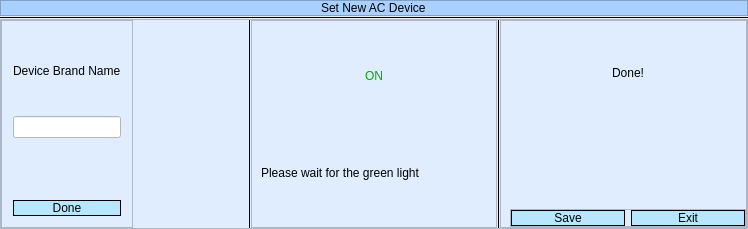
<?xml version="1.0" encoding="UTF-8"?>
<ui version="4.0">
 <class>Form</class>
 <widget class="QWidget" name="Form">
  <property name="geometry">
   <rect>
    <x>0</x>
    <y>0</y>
    <width>748</width>
    <height>229</height>
   </rect>
  </property>
  <property name="windowTitle">
   <string>Form</string>
  </property>
  <layout class="QVBoxLayout" name="verticalLayout">
   <property name="spacing">
    <number>0</number>
   </property>
   <property name="leftMargin">
    <number>0</number>
   </property>
   <property name="topMargin">
    <number>0</number>
   </property>
   <property name="rightMargin">
    <number>0</number>
   </property>
   <property name="bottomMargin">
    <number>0</number>
   </property>
   <item alignment="Qt::AlignTop">
    <widget class="QFrame" name="frame">
     <property name="sizePolicy">
      <sizepolicy hsizetype="Preferred" vsizetype="Expanding">
       <horstretch>0</horstretch>
       <verstretch>0</verstretch>
      </sizepolicy>
     </property>
     <property name="styleSheet">
      <string notr="true">#frame{
background-color: rgb(169, 208, 255);
}


#frame QLabel#label
{
	font: 16pt &quot;Times New Roman&quot;;
}
</string>
     </property>
     <property name="frameShape">
      <enum>QFrame::StyledPanel</enum>
     </property>
     <property name="frameShadow">
      <enum>QFrame::Raised</enum>
     </property>
     <layout class="QVBoxLayout" name="verticalLayout_2">
      <property name="leftMargin">
       <number>0</number>
      </property>
      <property name="topMargin">
       <number>0</number>
      </property>
      <property name="rightMargin">
       <number>0</number>
      </property>
      <property name="bottomMargin">
       <number>0</number>
      </property>
      <item alignment="Qt::AlignHCenter">
       <widget class="QLabel" name="label">
        <property name="text">
         <string>Set New AC Device</string>
        </property>
       </widget>
      </item>
     </layout>
    </widget>
   </item>
   <item>
    <widget class="Line" name="line">
     <property name="frameShadow">
      <enum>QFrame::Plain</enum>
     </property>
     <property name="orientation">
      <enum>Qt::Horizontal</enum>
     </property>
    </widget>
   </item>
   <item>
    <widget class="QFrame" name="frame_2">
     <property name="sizePolicy">
      <sizepolicy hsizetype="Preferred" vsizetype="Expanding">
       <horstretch>0</horstretch>
       <verstretch>0</verstretch>
      </sizepolicy>
     </property>
     <property name="styleSheet">
      <string notr="true">background-color: rgb(224, 237, 255);</string>
     </property>
     <property name="frameShape">
      <enum>QFrame::StyledPanel</enum>
     </property>
     <property name="frameShadow">
      <enum>QFrame::Raised</enum>
     </property>
     <layout class="QHBoxLayout" name="horizontalLayout">
      <property name="spacing">
       <number>0</number>
      </property>
      <property name="leftMargin">
       <number>0</number>
      </property>
      <property name="topMargin">
       <number>0</number>
      </property>
      <property name="rightMargin">
       <number>0</number>
      </property>
      <property name="bottomMargin">
       <number>0</number>
      </property>
      <item alignment="Qt::AlignLeft">
       <widget class="QFrame" name="nameFrame">
        <property name="styleSheet">
         <string notr="true">QLabel#label_3
{
	font: 16pt &quot;Times New Roman&quot;;
}

QLineEdit{
	background-color: rgb(255, 255, 255);
}

#nameFrame QPushButton
{
	font: 15pt &quot;Times New Roman&quot;;
	font-color: black;
	background: rgb(183, 230, 255);
	border-radius: 10px;
	border: 1px solid;
}

#nameFrame QPushButton::hover
{
	background: rgb(183, 230, 0);
}

#nameFrame QPushButton::pressed
{
	background: rgb(100, 150, 0);
}
</string>
        </property>
        <property name="frameShape">
         <enum>QFrame::StyledPanel</enum>
        </property>
        <property name="frameShadow">
         <enum>QFrame::Raised</enum>
        </property>
        <layout class="QVBoxLayout" name="verticalLayout_3">
         <property name="leftMargin">
          <number>11</number>
         </property>
         <property name="topMargin">
          <number>11</number>
         </property>
         <property name="rightMargin">
          <number>11</number>
         </property>
         <property name="bottomMargin">
          <number>11</number>
         </property>
         <item alignment="Qt::AlignHCenter|Qt::AlignVCenter">
          <widget class="QLabel" name="label_3">
           <property name="text">
            <string>Device Brand Name</string>
           </property>
          </widget>
         </item>
         <item alignment="Qt::AlignTop">
          <widget class="QLineEdit" name="CustomizeBrandNameLineEdit"/>
         </item>
         <item>
          <widget class="QPushButton" name="DoneNameGivingPushButton">
           <property name="text">
            <string>Done</string>
           </property>
          </widget>
         </item>
        </layout>
       </widget>
      </item>
      <item>
       <widget class="Line" name="line_2">
        <property name="frameShadow">
         <enum>QFrame::Plain</enum>
        </property>
        <property name="orientation">
         <enum>Qt::Vertical</enum>
        </property>
       </widget>
      </item>
      <item>
       <widget class="QFrame" name="recordingFrame">
        <property name="styleSheet">
         <string notr="true">QLabel#commandLabel
{
	font: 16pt &quot;Times New Roman&quot;;
	color: rgb(0, 170, 0);
}

QLabel#instructionsLabel
{
	font: 12pt &quot;Times New Roman&quot;;
}</string>
        </property>
        <property name="frameShape">
         <enum>QFrame::StyledPanel</enum>
        </property>
        <property name="frameShadow">
         <enum>QFrame::Raised</enum>
        </property>
        <layout class="QVBoxLayout" name="verticalLayout_5">
         <item alignment="Qt::AlignHCenter">
          <widget class="QLabel" name="commandLabel">
           <property name="text">
            <string>ON</string>
           </property>
          </widget>
         </item>
         <item>
          <widget class="QLabel" name="instructionsLabel">
           <property name="text">
            <string>Please wait for the green light</string>
           </property>
           <property name="wordWrap">
            <bool>true</bool>
           </property>
          </widget>
         </item>
        </layout>
       </widget>
      </item>
      <item>
       <widget class="Line" name="line_3">
        <property name="frameShadow">
         <enum>QFrame::Plain</enum>
        </property>
        <property name="orientation">
         <enum>Qt::Vertical</enum>
        </property>
       </widget>
      </item>
      <item>
       <widget class="QFrame" name="finishFrame">
        <property name="styleSheet">
         <string notr="true">QLabel#label_4
{
	font: 20pt &quot;Times New Roman&quot;;
}
</string>
        </property>
        <property name="frameShape">
         <enum>QFrame::StyledPanel</enum>
        </property>
        <property name="frameShadow">
         <enum>QFrame::Raised</enum>
        </property>
        <layout class="QVBoxLayout" name="verticalLayout_4">
         <property name="spacing">
          <number>0</number>
         </property>
         <property name="topMargin">
          <number>0</number>
         </property>
         <property name="rightMargin">
          <number>0</number>
         </property>
         <property name="bottomMargin">
          <number>0</number>
         </property>
         <item alignment="Qt::AlignHCenter">
          <widget class="QLabel" name="label_4">
           <property name="text">
            <string>Done!</string>
           </property>
          </widget>
         </item>
         <item alignment="Qt::AlignBottom">
          <widget class="QFrame" name="frame_6">
           <property name="styleSheet">
            <string notr="true">#frame_6 QPushButton
{
	font: 15pt &quot;Times New Roman&quot;;
	font-color: black;
	background: rgb(183, 230, 255);
	border-radius: 10px;
	border: 1px solid;
}

#frame_6 QPushButton::hover
{
	background: rgb(183, 230, 0);
}

#frame_6 QPushButton::pressed
{
	background: rgb(100, 150, 0);
}
</string>
           </property>
           <property name="frameShape">
            <enum>QFrame::StyledPanel</enum>
           </property>
           <property name="frameShadow">
            <enum>QFrame::Raised</enum>
           </property>
           <layout class="QHBoxLayout" name="horizontalLayout_2">
            <property name="leftMargin">
             <number>0</number>
            </property>
            <property name="topMargin">
             <number>0</number>
            </property>
            <property name="rightMargin">
             <number>0</number>
            </property>
            <property name="bottomMargin">
             <number>0</number>
            </property>
            <item>
             <widget class="QPushButton" name="SavePushButton">
              <property name="text">
               <string>Save</string>
              </property>
             </widget>
            </item>
            <item>
             <widget class="QPushButton" name="ExitPushButton">
              <property name="text">
               <string>Exit</string>
              </property>
             </widget>
            </item>
           </layout>
          </widget>
         </item>
        </layout>
       </widget>
      </item>
     </layout>
    </widget>
   </item>
  </layout>
 </widget>
 <resources/>
 <connections/>
</ui>
